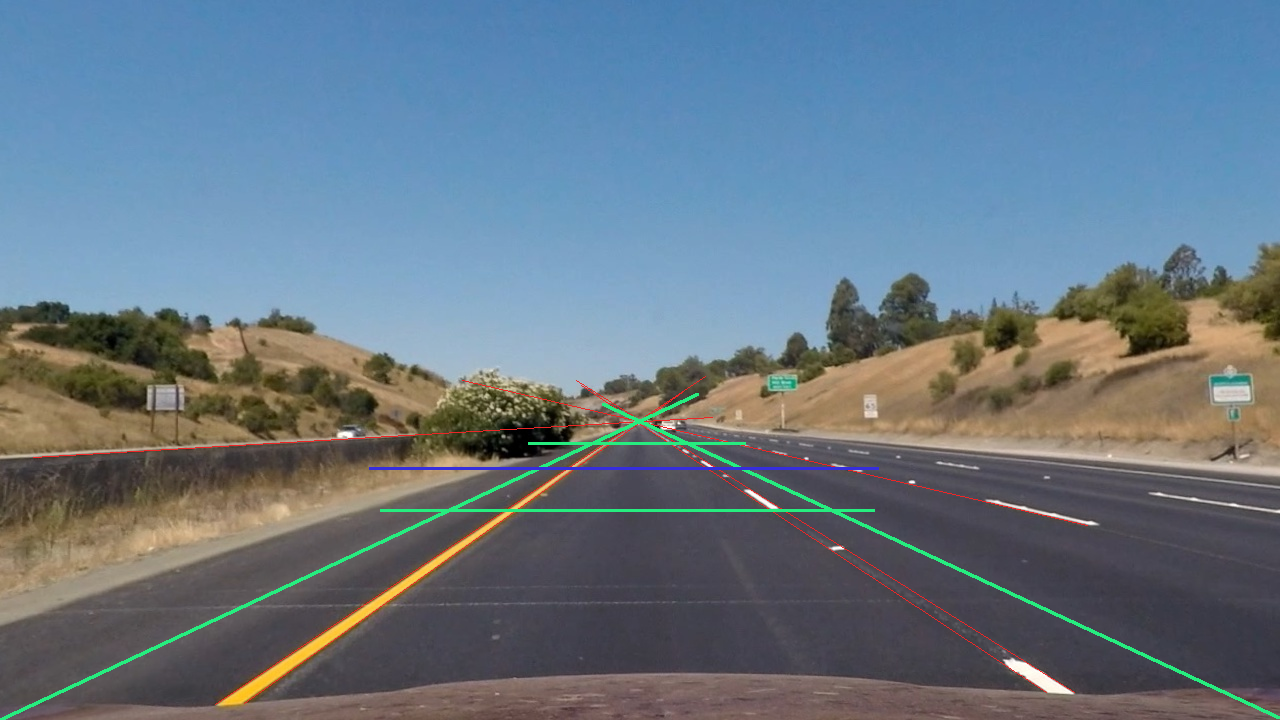
#> input picture PerspectiveTransform-Viewport.png, 1280 x 720 px; its folder holds only this picture in this run
$ python -i CameraOperations.py   (imports and definitions only)   (older library calls are emulated)
#> lines starting #> are read from the running program, lines starting #| are printed output that depends on the picture; after the words box and inside, x2 and y2 are one past the last pixel; in counts of white or black regions, pixels touching at a corner belong together
#################################################################
#################################################################
## Camera Operations: Assumes all images are RGB
#################################################################
#################################################################

import numpy as np
import cv2
import matplotlib.image as mpimg
import glob
import matplotlib.pyplot as plt

#################################################################
# Plot a grid of labeled images
#################################################################
# [95 lines left out: functions show_grid, load_images_from_folder, calibrate_camera, calibrate_camera_from_folder, not called in this run]


#################################################################
# Correct camera image for calibrated distortion
#################################################################
def correct_distortion(img, mtx, dist):
    un_dst = cv2.undistort(img, mtx, dist, None, mtx)
    return un_dst


#################################################################
#Perspective Transform: extract lanes and view from above
#################################################################
# [11 lines left out: function perspective_transform, not called in this run]

#################################################################
# Sobel Thresholding in x, y and both directions
# 'Both' gives the magnitude of the gradient
#################################################################
def sobel_threshold(img, orient='x', sobel_kernel=3, thresh=(0, 255)):
    #Check if single channel before converting to grayscale
    if len(img.shape) == 3:
        gray = cv2.cvtColor(img, cv2.COLOR_RGB2GRAY)
    else:
        gray = img
    if orient == 'x':
        sobel = np.absolute(cv2.Sobel(gray, cv2.CV_64F, 1, 0, ksize=sobel_kernel))
    if orient == 'y':
        sobel = np.absolute(cv2.Sobel(gray, cv2.CV_64F, 0, 1, ksize=sobel_kernel))
    if orient == 'both':
        sobelx = cv2.Sobel(gray, cv2.CV_64F, 1, 0, ksize=sobel_kernel)
        sobely = cv2.Sobel(gray, cv2.CV_64F, 0, 1, ksize=sobel_kernel)
        sobel = np.sqrt( np.square(sobelx) + np.square(sobely) )
    scaled_sobel = np.uint8(255*sobel/np.max(sobel))
    sxbinary = np.zeros_like(scaled_sobel)
    sxbinary[(scaled_sobel >= thresh[0]) & (scaled_sobel <= thresh[1])] = 1
    return sxbinary


#################################################################
# Gradient Gradient Direction
#################################################################
def gradient_threshold(img, sobel_kernel=3, thresh=(0, np.pi/2)):
    if len(img.shape) == 3:
        gray = cv2.cvtColor(img, cv2.COLOR_RGB2GRAY)
    else:
        gray = img
    sobelx = np.absolute(cv2.Sobel(gray, cv2.CV_64F, 1, 0, ksize=sobel_kernel))
    sobely = np.absolute(cv2.Sobel(gray, cv2.CV_64F, 0, 1, ksize=sobel_kernel))
    gradient = np.arctan2(sobely, sobelx)
    sxbinary = np.zeros_like(gradient).astype("uint8")
    sxbinary[(gradient >= thresh[0]) & (gradient <= thresh[1])] = 1
    return sxbinary

####################################################################
# Combined Sobel plus Gradient Magnitude and direction Thresholding
####################################################################
def sobel_and_gradient(img, sobel_kernel=3, sobel_thresh=(80, 160), gradient_thresh=(0, np.pi/2)):
    gradx = sobel_threshold(img, orient='x', sobel_kernel=sobel_kernel, thresh=sobel_thresh)
    grady = sobel_threshold(img, orient='y', sobel_kernel=sobel_kernel, thresh=sobel_thresh)
    mag_binary = sobel_threshold(img, orient='both', sobel_kernel=sobel_kernel, thresh=sobel_thresh)
    dir_binary = gradient_threshold(img, sobel_kernel=sobel_kernel, thresh=gradient_thresh)
    combined = np.zeros_like(dir_binary).astype("uint8")
    combined[((gradx == 1) & (grady == 1)) | ((mag_binary == 1) & (dir_binary == 1))] = 1
    return combined

#################################################################
# Thresholding on S (HLS) channel
#################################################################
# [62 lines left out: functions threshold_hls, threshold_rgb, combined_SR_threshold, sobel_LR_threshold, sobel_LSR_threshold, not called in this run]

##############################################################################
# Gradient & Threshold on Luminosity and Saturation (HLS) channels
# Luminosity performs better in shadow whereas Saturation performs better
# generally.
##############################################################################
def sobel_LS_threshold(image, sobel_kernel=15, sobel_thresh=(30, 150), gradient_thresh=(0, np.pi/2)):
#> called with sobel_kernel = 15, sobel_thresh = (30, 150), gradient_thresh = (0, 1.57)
    hls = cv2.cvtColor(image, cv2.COLOR_RGB2HLS)
#> hls: shape (720, 1280, 3); mean of channels 0, 1, 2 86.7, 118, 68.8
    l = hls[:,:,1]
    s = hls[:,:,2]
    s = sobel_and_gradient(s, sobel_kernel=sobel_kernel, sobel_thresh=sobel_thresh, gradient_thresh=gradient_thresh)
#> in sobel_and_gradient, `gradx = sobel_threshold(img, orient='x', sobel_kernel=sobel_kernel, th..`:
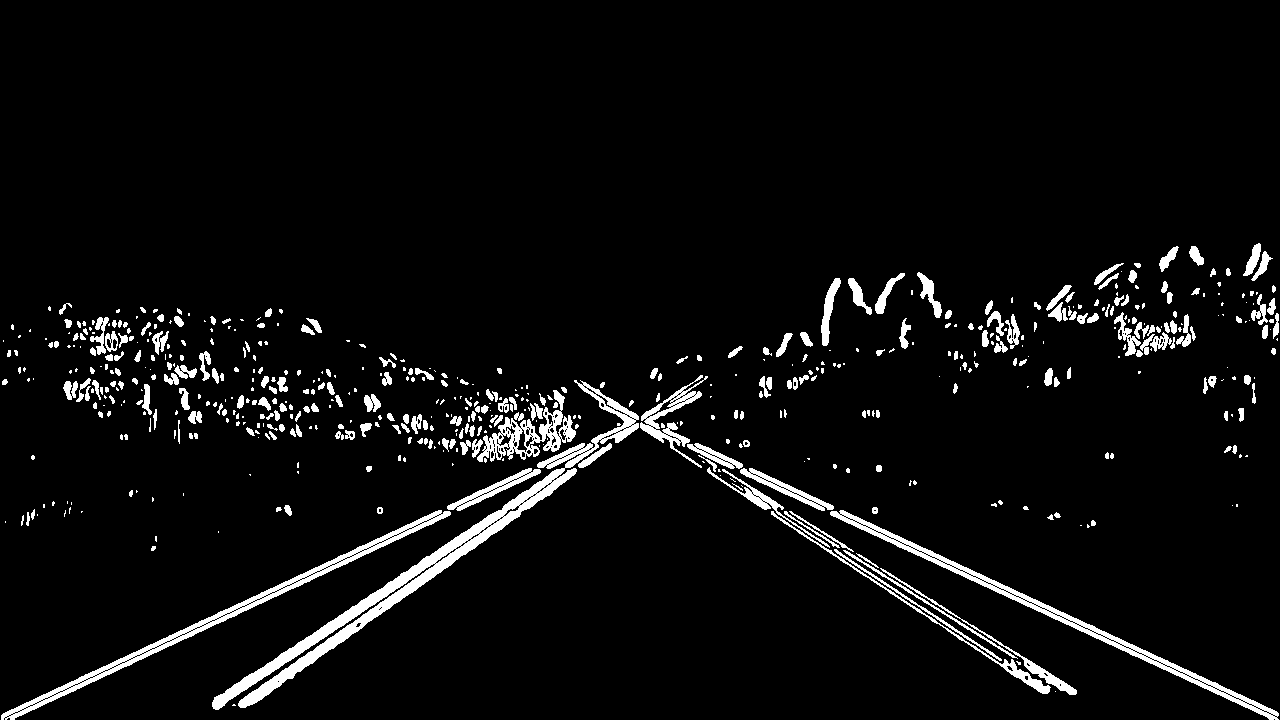
#> gradx: shape (720, 1280); values 0 (black) and 1 (white), 5.1% white; 577 white regions (299 under 20 px), largest, box (x1, y1, x2, y2) and area: (212, 380, 639, 710) 9553, (1, 510, 451, 720) 4387, (830, 510, 1279, 720) 4333
#> in sobel_and_gradient, `grady = sobel_threshold(img, orient='y', sobel_kernel=sobel_kernel, th..`: grady: shape (720, 1280); values 0 (black) and 1 (white), 7.3% white; 414 white regions (197 under 20 px), largest, box (x1, y1, x2, y2) and area: (0, 373, 1280, 719) 38223, (894, 443, 1280, 477) 1510, (996, 268, 1132, 325) 1139
#> in sobel_and_gradient, `mag_binary = sobel_threshold(img, orient='both', sobel_kernel=sobel_ke..`: mag_binary: shape (720, 1280); values 0 (black) and 1 (white), 8.4% white; 269 white regions (147 under 20 px), largest, box (x1, y1, x2, y2) and area: (0, 242, 1280, 720) 46807, (19, 313, 462, 392) 3465, (0, 297, 546, 382) 3240
#> in sobel_and_gradient, `dir_binary = gradient_threshold(img, sobel_kernel=sobel_kernel, thresh..`: dir_binary: shape (720, 1280); every value is 1
#> s: shape (720, 1280); values 0 (black) and 1 (white), 8.7% white; 269 white regions (147 under 20 px), largest, box (x1, y1, x2, y2) and area: (0, 242, 1280, 720) 49760, (19, 313, 462, 392) 3467, (0, 297, 546, 382) 3240
    l = sobel_and_gradient(l, sobel_kernel=sobel_kernel, sobel_thresh=sobel_thresh, gradient_thresh=gradient_thresh)
#> in sobel_and_gradient (call 2), `gradx = sobel_threshold(img, orient='x', sobel_kernel=sobel_kernel, th..`: gradx: shape (720, 1280); values 0 (black) and 1 (white), 5.8% white; 979 white regions (503 under 20 px), largest, box (x1, y1, x2, y2) and area: (213, 511, 515, 707) 3772, (832, 512, 1232, 699) 1236, (841, 511, 1237, 697) 1231
#> in sobel_and_gradient (call 2), `grady = sobel_threshold(img, orient='y', sobel_kernel=sobel_kernel, th..`: grady: shape (720, 1280); values 0 (black) and 1 (white), 9.7% white; 646 white regions (343 under 20 px), largest, box (x1, y1, x2, y2) and area: (105, 443, 1280, 718) 16364, (248, 653, 1204, 705) 5440, (0, 412, 427, 462) 4494
#> in sobel_threshold (call 6), `sobely = cv2.Sobel(gray, cv2.CV_64F, 0, 1, ksize=sobel_kernel)`:
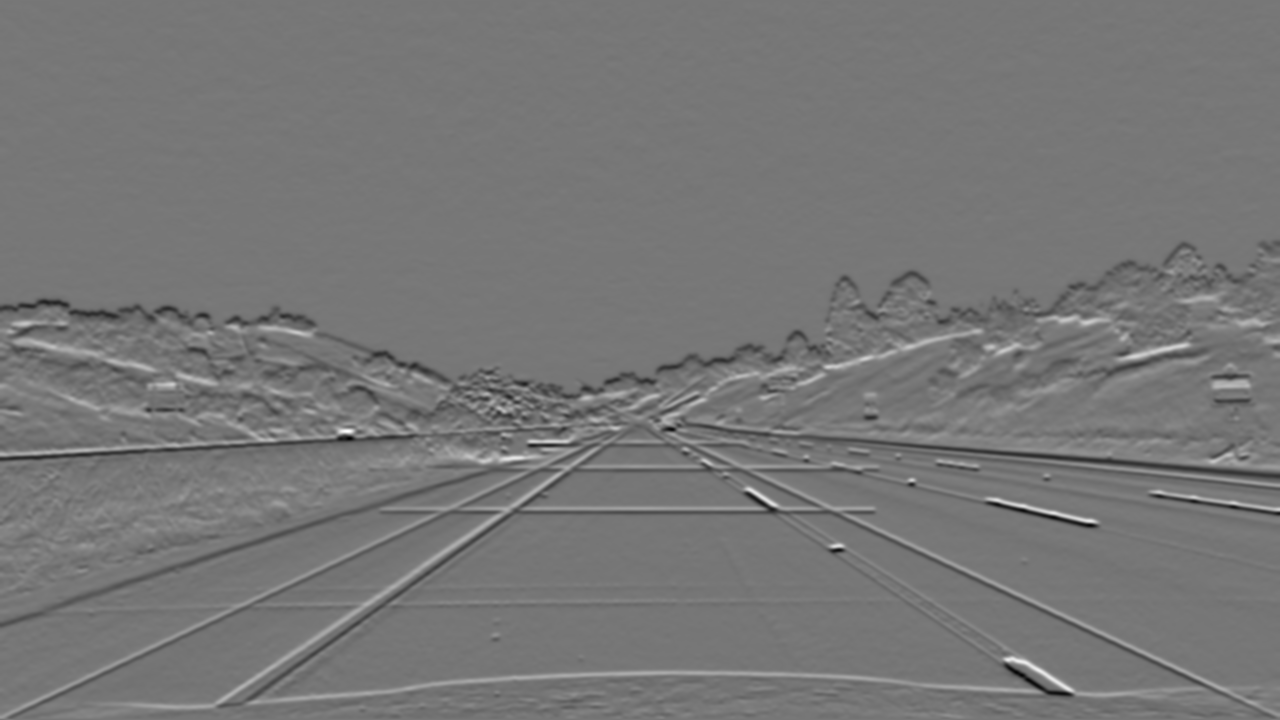
#> sobely: shape (720, 1280) float64; min -4.24e+09, max 4.84e+09, mean -5083835.7; drawn with min black and max white
#> in sobel_and_gradient (call 2), `mag_binary = sobel_threshold(img, orient='both', sobel_kernel=sobel_ke..`: mag_binary: shape (720, 1280); values 0 (black) and 1 (white), 12.1% white; 437 white regions (275 under 20 px), largest, box (x1, y1, x2, y2) and area: (0, 241, 1280, 720) 84204, (0, 466, 524, 628) 3245, (987, 347, 1211, 417) 3213
#> call 2 of gradient_threshold, with sobel_kernel = 15, thresh = (0, 1.57)
#> in gradient_threshold (call 2), `gradient = np.arctan2(sobely, sobelx)`:
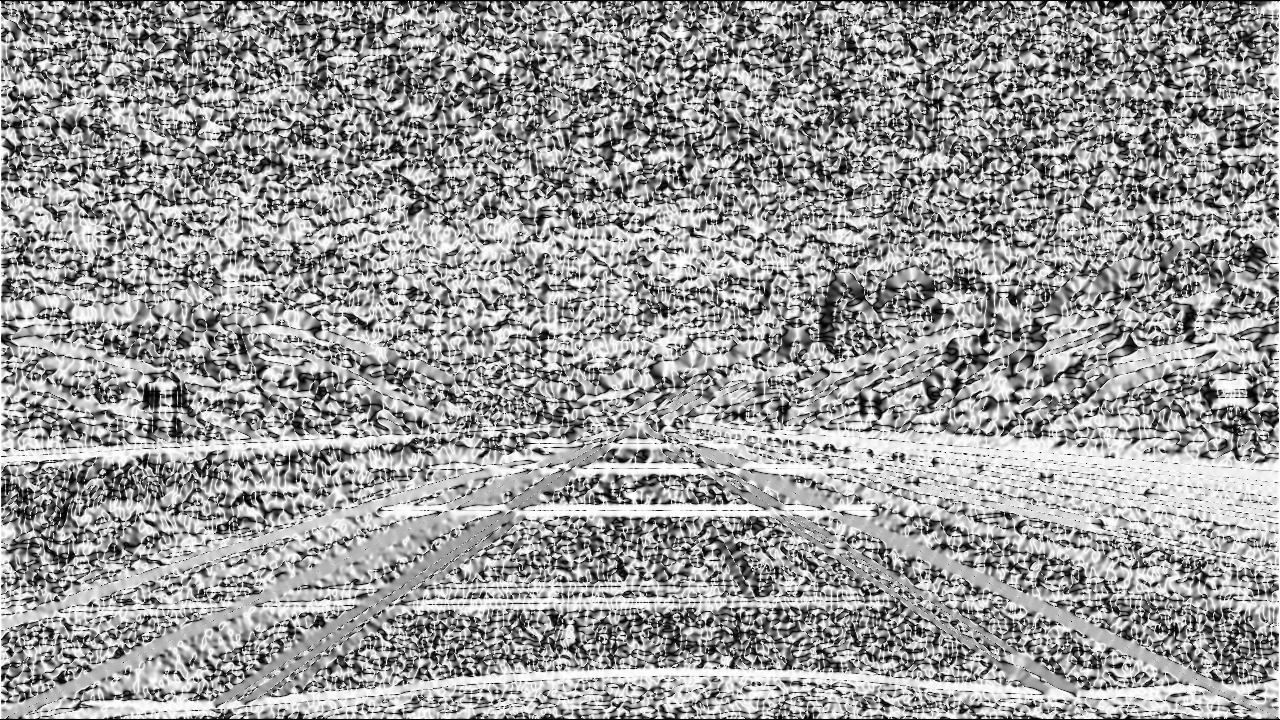
#> gradient: shape (720, 1280) float64; min 0, max 1.57, mean 0.951; drawn with min black and max white
#> l: shape (720, 1280); values 0 (black) and 1 (white), 12.1% white; 437 white regions (275 under 20 px), largest, box (x1, y1, x2, y2) and area: (0, 241, 1280, 720) 84426, (0, 466, 524, 628) 3245, (987, 347, 1211, 417) 3213

    combined = np.zeros_like(s).astype("uint8")
    combined[((s == 1) | (l == 1))] = 1
    return combined

>>> import cv2
>>> picture = cv2.cvtColor(cv2.imread('PerspectiveTransform-Viewport.png'), cv2.COLOR_BGR2RGB)
>>> result = sobel_LS_threshold(picture)
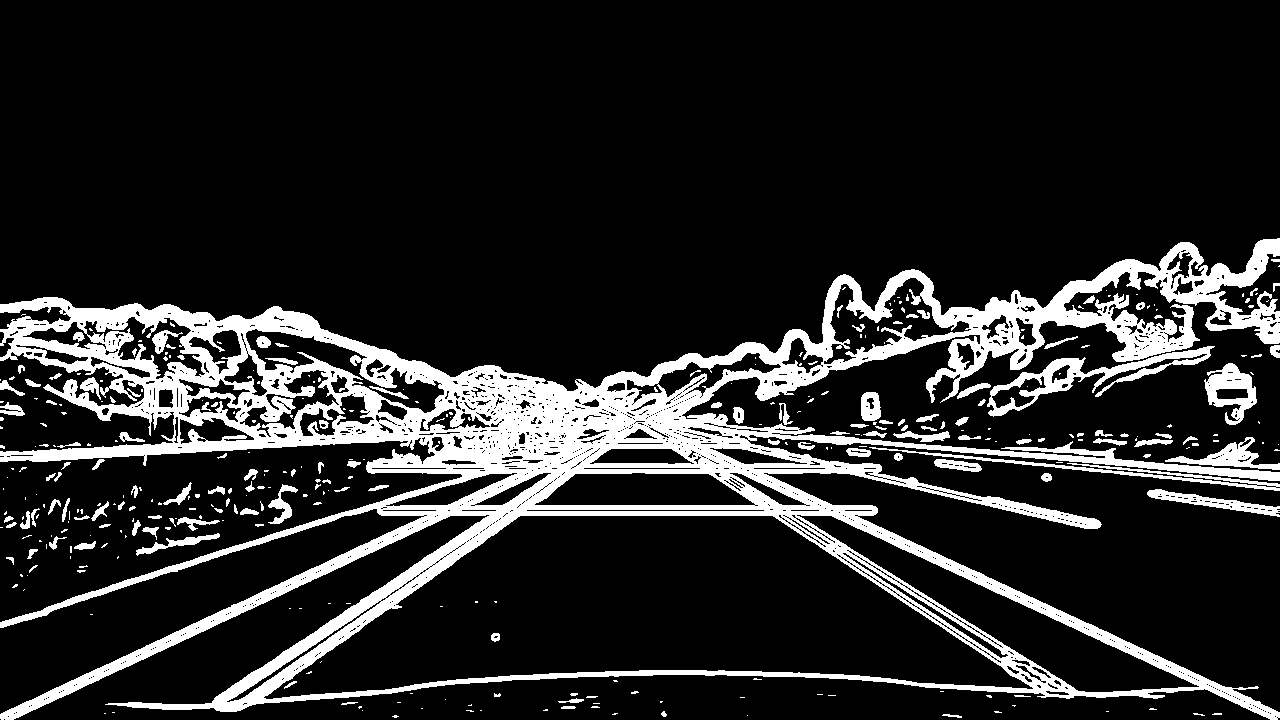
#> result: shape (720, 1280); values 0 (black) and 1 (white), 15.7% white; 360 white regions (223 under 20 px), largest, box (x1, y1, x2, y2) and area: (0, 238, 1280, 720) 124351, (987, 346, 1215, 417) 3266, (869, 447, 1280, 491) 1750
